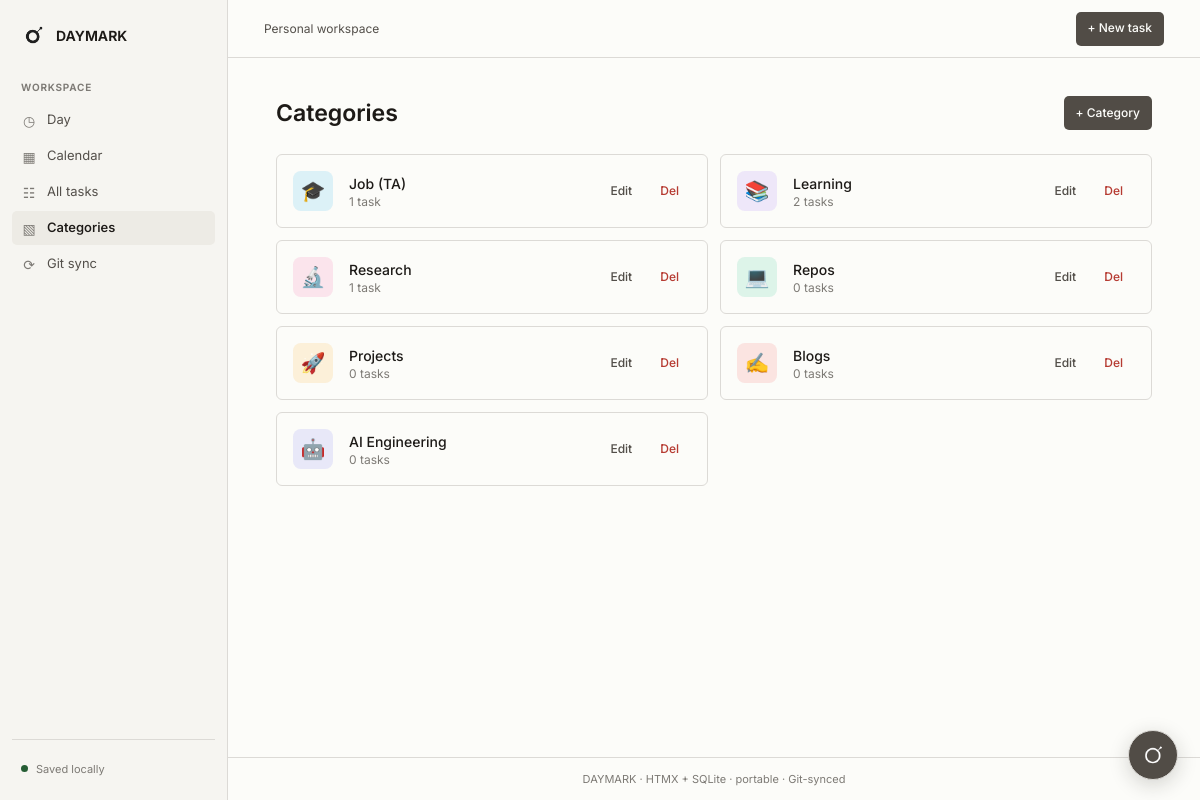
The page /categories on the database its author committed.
### tables this page shows
CREATE TABLE categories (
            id INTEGER PRIMARY KEY AUTOINCREMENT,
            name TEXT NOT NULL UNIQUE,
            color TEXT DEFAULT '#6366f1',
            icon TEXT DEFAULT '📁',
            sort_order INTEGER DEFAULT 0,
            created_at TEXT DEFAULT (datetime('now'))
        );

### app.py (the view)
@app.route("/categories")
def categories_list():
    db = get_db()
    cats = db.execute("""
        SELECT c.*, COUNT(t.id) as task_count
        FROM categories c
        LEFT JOIN tasks t ON t.category_id = c.id
        GROUP BY c.id
        ORDER BY c.sort_order, c.name
    """).fetchall()
    return render_template("categories.html", categories=cats)

### app.py (called while the page is built)
def get_db():
    if "db" not in g:
        DATA_DIR.mkdir(exist_ok=True)
        g.db = sqlite3.connect(DB_PATH)
        g.db.row_factory = sqlite3.Row
        g.db.execute("PRAGMA foreign_keys = ON")
        g.db.execute(
            "ATTACH DATABASE ? AS agent_memory",
            (str(DATA_DIR / "assistant_memory.db"),),
        )
        g.db.execute("""
            CREATE TABLE IF NOT EXISTS agent_memory.assistant_memories (
                id INTEGER PRIMARY KEY AUTOINCREMENT,
                content TEXT NOT NULL UNIQUE,
                created_at TEXT NOT NULL DEFAULT (datetime('now')),
                updated_at TEXT NOT NULL DEFAULT (datetime('now'))
            )
        """)
    return g.db

@app.context_processor
def inject_template_helpers():
    return {"recurrence_label": recurrence_label}

@app.before_request
def ensure_db():
    init_db()

### templates/categories.html (shortened to what this page needs)
{% extends "base.html" %}
{% block content %}
<div class="flex flex-col sm:flex-row sm:items-center justify-between gap-4 mb-6">
  <h1 class="page-heading">Categories</h1>
  <a href="{{ url_for('category_new') }}" class="btn btn-primary">+ Category</a>
</div>
<div class="grid gap-3 sm:grid-cols-2">
  {% for c in categories %}
    <div class="card category-card p-4 flex items-center gap-4">
      <div class="w-10 h-10 rounded-lg flex items-center justify-center text-xl"
           style="background: {{ c.color }}22">
        {{ c.icon }}
      </div>
      <div class="flex-1 min-w-0">
        <div class="font-medium">{{ c.name }}</div>
        <div class="text-xs text-muted">{{ c.task_count }} task{{ 's' if c.task_count != 1 else '' }}</div>
      </div>
      <div class="flex gap-1">
        <a href="{{ url_for('category_edit', cid=c.id) }}" class="btn btn-ghost text-xs">Edit</a>
        <form method="post" action="{{ url_for('category_delete', cid=c.id) }}"
              onsubmit="return confirm('Delete category? Tasks will keep going but lose the tag.')">
          <button type="submit" class="btn btn-danger text-xs">Del</button>
        </form>
      </div>
    </div>
  {% else %}
    <div class="empty-state text-muted col-span-2">
      No categories yet.
    </div>
  {% endfor %}
</div>
{% endblock %}

### static/app.css (style rules this page uses)
:root { color-scheme: light; --color-paper: oklch(99% 0.004 95); --color-paper-2: oklch(97% 0.006 95); --color-paper-3: oklch(94% 0.008 95); --color-ink: oklch(22% 0.008 75); --color-ink-2: oklch(43% 0.009 75); --color-muted: oklch(58% 0.008 75); --color-rule: oklch(89% 0.006 85); --color-accent: oklch(42% 0.012 75); --color-accent-hover: oklch(32% 0.012 75); --color-accent-soft: oklch(95% 0.006 75); --color-focus: oklch(61% 0.13 25); --color-focus-ring: oklch(61% 0.13 25 / 14%); --color-selection: oklch(92% 0.035 25); --color-rule-hover: oklch(81% 0.008 85); --color-input-hover: oklch(79% 0.008 85); --color-success-rule: oklch(87% 0.04 150); --color-danger-rule: oklch(88% 0.04 25); --color-danger: oklch(53% 0.16 28); --color-danger-soft: oklch(96% 0.025 25); --color-success: oklch(43% 0.09 150); --color-success-soft: oklch(96% 0.025 150); --color-warning: oklch(49% 0.1 75); --color-warning-soft: oklch(97% 0.025 85); --color-status-todo: oklch(52% 0.012 75); --color-status-doing: oklch(52% 0.1 75); --color-status-done: oklch(44% 0.09 150); --color-status-blocked: oklch(53% 0.14 28); --font-display: 'Inter', sans-serif; --font-body: 'Inter', sans-serif; --font-mono: ui-monospace, 'Cascadia Code', 'Segoe UI Mono', monospace; --space-2xs: 0.25rem; --space-xs: 0.5rem; --space-sm: 0.75rem; --space-md: 1rem; --space-lg: 1.5rem; --space-xl: 2rem; --space-2xl: 3rem; --radius-control: 5px; --radius-surface: 6px; --ease-out: cubic-bezier(0.16, 1, 0.3, 1); --dur-short: 150ms; }
* { box-sizing: border-box; }
html, body { min-height: 100%; overflow-x: clip; }
body { margin: 0; background: var(--color-paper); color: var(--color-ink); font-family: var(--font-body); font-size: 14px; line-height: 1.5; -webkit-font-smoothing: antialiased; }
button, input, select, textarea { font: inherit; }
a { color: inherit; text-decoration: none; }
button, a, input, select, textarea { -webkit-tap-highlight-color: transparent; }
.page-heading { margin: 0; color: var(--color-ink); font-family: var(--font-display); font-size: 23px; font-weight: 620; line-height: 1.25; letter-spacing: 0; overflow-wrap: anywhere; }
.text-muted { color: var(--color-muted) !important; }
.card { background: var(--color-paper); border: 1px solid var(--color-rule); border-radius: var(--radius-surface); }
.btn { display: inline-flex; align-items: center; justify-content: center; gap: 6px; min-height: 34px; padding: 6px 11px; border: 1px solid transparent; border-radius: var(--radius-control); color: var(--color-ink-2); background: transparent; font-size: 12px; font-weight: 520; line-height: 1.2; white-space: nowrap; cursor: pointer; transition: color var(--dur-short) ease, background var(--dur-short) ease, border-color var(--dur-short) ease; }
.btn-primary { color: var(--color-paper); background: var(--color-accent); }
.btn-ghost { color: var(--color-ink-2); }
.btn-danger { color: var(--color-danger); }
.category-card { min-width: 0; transition: border-color var(--dur-short) ease, background var(--dur-short) ease; }

### rows shown on the page
categories: icon "🎓", name "Job (TA)", task_count "1"
categories: icon "📚", name "Learning", task_count "2", task_count "s"
categories: icon "🔬", name "Research", task_count "1"
categories: icon "💻", name "Repos", task_count "0", task_count "s"
categories: icon "🚀", name "Projects", task_count "0", task_count "s"
categories: icon "✍️", name "Blogs", task_count "0", task_count "s"
categories: icon "🤖", name "AI Engineering", task_count "0", task_count "s"
